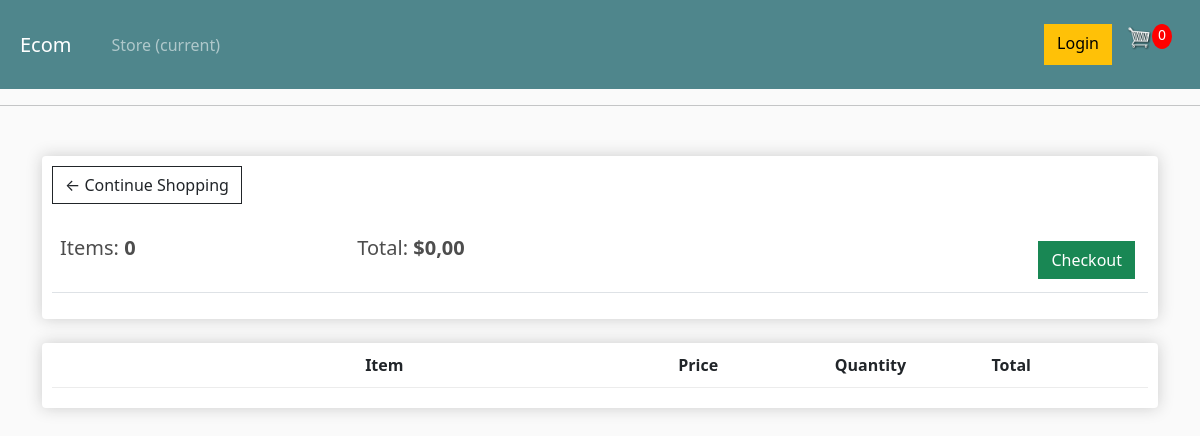
/cart/ (signed in), run on an earlier commit of the app's database.
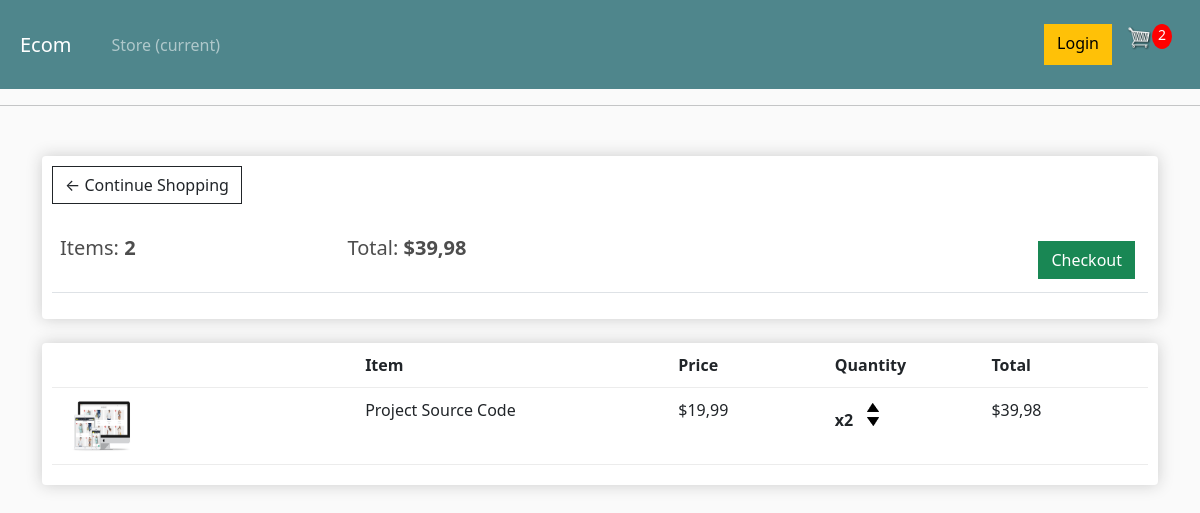
And on a later commit of the database.
### store/models.py (models this page shows, shortened)
class Order(models.Model):
	customer = models.ForeignKey(Customer, on_delete=models.SET_NULL, null=True, blank=True)
	date_ordered = models.DateTimeField(auto_now_add=True)
	complete = models.BooleanField(default=False)
	transaction_id = models.CharField(max_length=100, null=True)
	@property
	def get_cart_total(self):
		orderitems = self.orderitem_set.all()
		total = sum([item.get_total for item in orderitems])
		return total
	@property
	def get_cart_items(self):
		orderitems = self.orderitem_set.all()
		total = sum([item.quantity for item in orderitems])
		return total

class OrderItem(models.Model):
	product = models.ForeignKey(Product, on_delete=models.SET_NULL, null=True)
	order = models.ForeignKey(Order, on_delete=models.SET_NULL, null=True)
	quantity = models.IntegerField(default=0, null=True, blank=True)
	date_added = models.DateTimeField(auto_now_add=True)
	@property
	def get_total(self):
		total = self.product.price * self.quantity
		return total

class Product(models.Model):
	name = models.CharField(max_length=200)
	price = models.DecimalField(max_digits=7, decimal_places=2)
	digital = models.BooleanField(default=False, null=True, blank=True)
	image = models.ImageField(null=True, blank=True)
	@property
	def imageURL(self):
		try:
			url = self.image.url
		except:
			url = ''
		return url

### store/views.py (the view)
# urls.py: path('cart/', views.cart, name='cart'),
def cart(request):
	data = cartData(request)
	cartItems = data['cartItems']
	order = data['order']
	items = data['items']
	context = {'items':items, 'order':order, 'cartItems':cartItems}
	return render(request, 'store/cart.html', context)

### store/utils.py (called while the page is built)
def cartData(request):
	if request.user.is_authenticated:
		customer = request.user.customer
		order, created = Order.objects.get_or_create(customer=customer, complete=False)
		items = order.orderitem_set.all()
		cartItems = order.get_cart_items
	else:
		cookieData = cookieCart(request)
		cartItems = cookieData['cartItems']
		order = cookieData['order']
		items = cookieData['items']
	return {'cartItems':cartItems ,'order':order, 'items':items}

### store/templates/store/cart.html
{% extends "store/main.html" %}
{% load static %}
{% block content %}
<div class="row">
    <div class="col-lg-12">
        <div class="box-element">
            <a class="btn btn-outline-dark" href="{% url 'store' %}">&#x2190; Continue Shopping</a>
            <br>
            <br>
            <table class="table">
                <tr>
                    <th>
                        <h5>Items: <strong>{{order.get_cart_items}}</strong></h5>
                    </th>
                    <th>
                        <h5>Total:<strong> ${{order.get_cart_total|floatformat:2}}</strong></h5>
                    </th>
                    <th>
                        <a style="float:right; margin:5px;" class="btn btn-success" href="{% url 'checkout' %}">Checkout</a>
                    </th>
                </tr>
            </table>
        </div>
    <br>
    <div class="box-element">
        <div class="cart-row">
            <div style="flex:2"></div>
            <div style="flex:2"><strong>Item</strong></div>
            <div style="flex:1"><strong>Price</strong></div>
            <div style="flex:1"><strong>Quantity</strong></div>
            <div style="flex:1"><strong>Total</strong></div>
        </div>
        {% for item in items %}
        <div class="cart-row">
            <div style="flex:2"><img class="row-image" src="{{item.product.imageURL}}"></div>
            <div style="flex:2">
                <p>{{item.product.name}}</p>
            </div>
            <div style="flex:1">
                <p>${{item.product.price|floatformat:2}}</p>
            </div>
            <div style="flex:1">
                <p class="quantity">x{{item.quantity}}</p>
                <div class="quantity">
                    <img data-product="{{item.product.id}}" data-action="add" class="chg-quantity update-cart" src="{% static  'images/arrow-up.png' %}">
                    <img data-product="{{item.product.id}}" data-action="remove" class="chg-quantity update-cart" src="{% static  'images/arrow-down.png' %}">
                </div>
            </div>
            <div style="flex:1">
                <p>${{item.get_total}}</p>
            </div>
        </div>
        {% endfor %}
    </div>
    </div>
</div>
{% endblock %}

What changed in the data, as far as the page shows it:
computed for Order: get_cart_items "0" → "2"; get_cart_total "0,00" → "39,98"
added OrderItem: product.imageURL (picture), product.name "Project Source Code", product.price "19,99", quantity "2", get_total "39,98"
Also different on the page:
{{ cartItems }}: "0" → "2"
